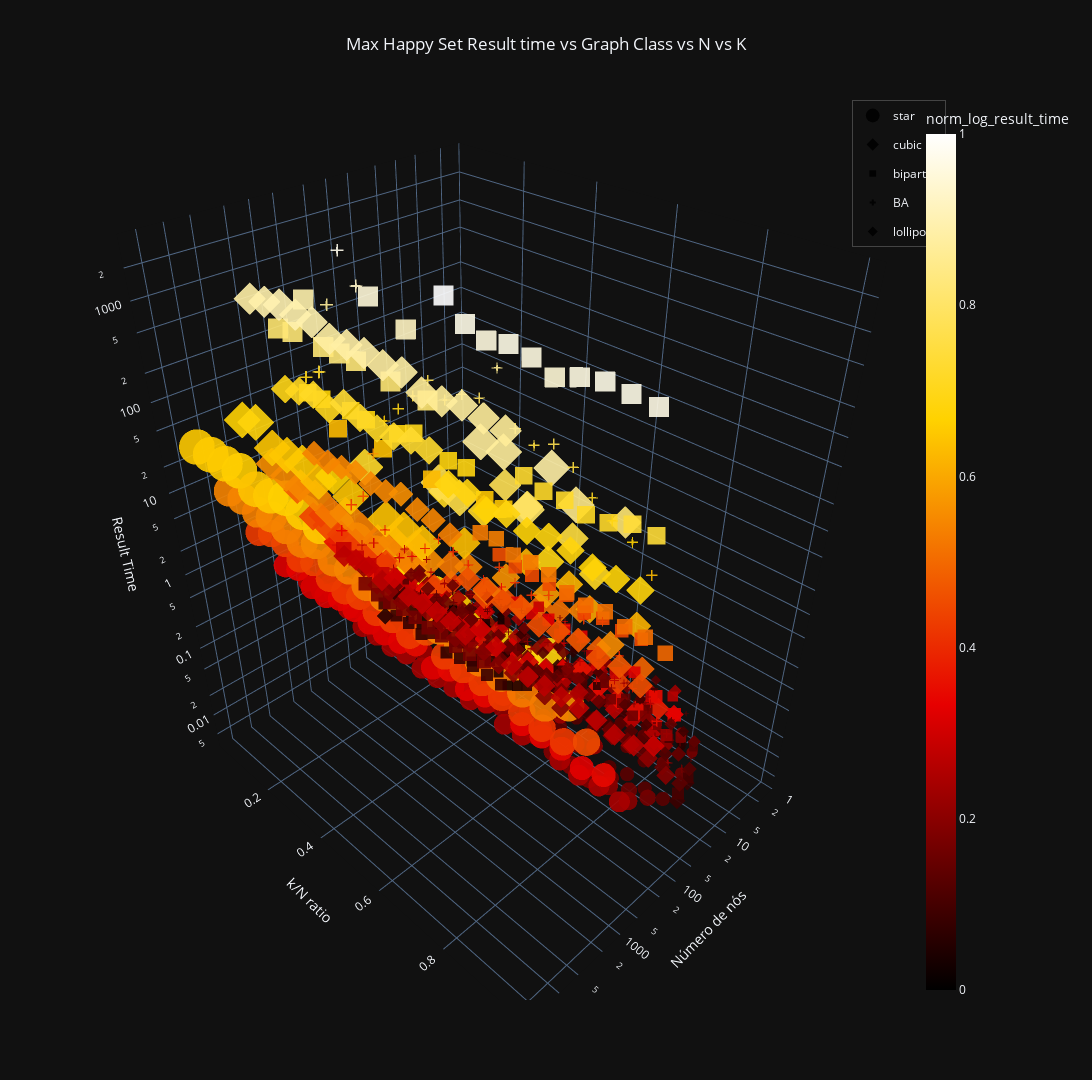

The notebook cell this image was saved under:
### Markdown cell above
# Análises Gráficas

### Code cell
# GraphsResults3()
# # GraphsResults4()
# # GraphsResults4_1()
# GraphsResults5()
# GraphsResults6p7()
# GraphsResults6p7_1()
# GraphsResults6p7_2()
# # GraphsResults6p7_4('cubic')
GraphsResults6p7_6_2()
# # GraphsResults8() # regen cubic graph doubles edged on 7

### Figure 1 — Plotly figure (JSON) as saved in the notebook; plotly's stock layout.template omitted (floating-point values rounded to 4 significant figures; data arrays with more than 128 entries replaced by an {"elided": "..."} marker saying what was removed)
{"data": [{"hovertemplate": "graph_class=star<br>Numero de nós=%{x}<br>k/N ratio=%{y}<br>Result Time=%{z}<br>log_n_+=%{marker.size}<br>norm_log_result_time=%{marker.color}<extra></extra>", "legendgroup": "star", "marker": {"color": {"elided": "239 float values"}, "coloraxis": "coloraxis", "line": {"width": 0}, "opacity": 0.9, "size": {"elided": "239 float values"}, "sizemode": "area", "sizeref": 0.03214, "symbol": "circle"}, "mode": "markers", "name": "star", "scene": "scene", "showlegend": true, "type": "scatter3d", "x": {"elided": "239 int values"}, "y": {"elided": "239 float values"}, "z": {"elided": "239 float values"}}, {"hovertemplate": "graph_class=cubic<br>Numero de nós=%{x}<br>k/N ratio=%{y}<br>Result Time=%{z}<br>log_n_+=%{marker.size}<br>norm_log_result_time=%{marker.color}<extra></extra>", "legendgroup": "cubic", "marker": {"color": {"elided": "198 float values"}, "coloraxis": "coloraxis", "line": {"width": 0}, "opacity": 0.9, "size": {"elided": "198 float values"}, "sizemode": "area", "sizeref": 0.03214, "symbol": "diamond"}, "mode": "markers", "name": "cubic", "scene": "scene", "showlegend": true, "type": "scatter3d", "x": {"elided": "198 int values"}, "y": {"elided": "198 float values"}, "z": {"elided": "198 float values"}}, {"hovertemplate": "graph_class=bipartite<br>Numero de nós=%{x}<br>k/N ratio=%{y}<br>Result Time=%{z}<br>log_n_+=%{marker.size}<br>norm_log_result_time=%{marker.color}<extra></extra>", "legendgroup": "bipartite", "marker": {"color": {"elided": "159 float values"}, "coloraxis": "coloraxis", "line": {"width": 0}, "opacity": 0.9, "size": {"elided": "159 float values"}, "sizemode": "area", "sizeref": 0.03214, "symbol": "square"}, "mode": "markers", "name": "bipartite", "scene": "scene", "showlegend": true, "type": "scatter3d", "x": {"elided": "159 int values"}, "y": {"elided": "159 float values"}, "z": {"elided": "159 float values"}}, {"hovertemplate": "graph_class=BA<br>Numero de nós=%{x}<br>k/N ratio=%{y}<br>Result Time=%{z}<br>log_n_+=%{marker.size}<br>norm_log_result_time=%{marker.color}<extra></extra>", "legendgroup": "BA", "marker": {"color": [0.06954, 0.08531, 0.0968, 0.07701, 0.08891, 0.146, 0.1883, 0.1365, 0.1475, 0.139, 0.07171, 0.08823, 0.1309, 0.1512, 0.1404, 0.1676, 0.1966, 0.2019, 0.2376, 0.1939, 0.1662, 0.1794, 0.1439, 0.1556, 0.1358, 0.07413, 0.09551, 0.1702, 0.1797, 0.2338, 0.1556, 0.1992, 0.1616, 0.1703, 0.2129, 0.1643, 0.2062, 0.245, 0.1761, 0.1848, 0.1827, 0.2242, 0.2123, 0.2469, 0.1919, 0.26, 0.2403, 0.2424, 0.198, 0.2274, 0.1933, 0.2292, 0.1473, 0.2018, 0.1706, 0.1499, 0.169, 0.2059, 0.279, 0.2336, 0.261, 0.2523, 0.2828, 0.2411, 0.2963, 0.3324, 0.3125, 0.2257, 0.3254, 0.2888, 0.2691, 0.2493, 0.2745, 0.2817, 0.272, 0.2272, 0.1688, 0.273, 0.2987, 0.3515, 0.3023, 0.3261, 0.366, 0.4088, 0.3995, 0.3891, 0.3764, 0.4265, 0.4125, 0.406, 0.4281, 0.3828, 0.4204, 0.4393, 0.3881, 0.3615, 0.2829, 0.22, 0.3339, 0.4164, 0.4548, 0.5681, 0.6535, 0.6937, 0.7339, 0.7783, 0.7563, 0.7815, 0.7899, 0.8568, 0.7658, 0.752, 0.7706, 0.7465, 0.7097, 0.687, 0.6677, 0.6274, 0.3527, 0.7016, 0.7271, 0.8682, 0.9754, 0.926], "coloraxis": "coloraxis", "line": {"width": 0}, "opacity": 0.9, "size": [1.69, 1.69, 1.69, 2.197, 2.197, 2.197, 2.197, 2.197, 2.197, 2.197, 2.856, 2.856, 2.856, 2.856, 2.856, 2.856, 2.856, 2.856, 2.856, 2.856, 2.856, 2.856, 2.856, 2.856, 2.856, 3.713, 3.713, 3.713, 3.713, 3.713, 3.713, 3.713, 3.713, 3.713, 3.713, 3.713, 3.713, 3.713, 3.713, 3.713, 3.713, 3.713, 3.713, 3.713, 3.713, 3.713, 3.713, 3.713, 3.713, 3.713, 3.713, 3.713, 3.713, 3.713, 3.713, 3.713, 4.827, 4.827, 4.827, 4.827, 4.827, 4.827, 4.827, 4.827, 4.827, 4.827, 4.827, 4.827, 4.827, 4.827, 4.827, 4.827, 4.827, 4.827, 4.827, 4.827, 4.827, 6.275, 6.275, 6.275, 6.275, 6.275, 6.275, 6.275, 6.275, 6.275, 6.275, 6.275, 6.275, 6.275, 6.275, 6.275, 6.275, 6.275, 6.275, 6.275, 6.275, 6.275, 8.157, 8.157, 8.157, 8.157, 8.157, 8.157, 8.157, 8.157, 8.157, 8.157, 8.157, 8.157, 8.157, 8.157, 8.157, 8.157, 8.157, 8.157, 8.157, 8.157, 8.157, 10.6, 10.6, 10.6, 10.6, 10.6], "sizemode": "area", "sizeref": 0.03214, "symbol": "cross"}, "mode": "markers", "name": "BA", "scene": "scene", "showlegend": true, "type": "scatter3d", "x": [4, 4, 4, 8, 8, 8, 8, 8, 8, 8, 16, 16, 16, 16, 16, 16, 16, 16, 16, 16, 16, 16, 16, 16, 16, 32, 32, 32, 32, 32, 32, 32, 32, 32, 32, 32, 32, 32, 32, 32, 32, 32, 32, 32, 32, 32, 32, 32, 32, 32, 32, 32, 32, 32, 32, 32, 64, 64, 64, 64, 64, 64, 64, 64, 64, 64, 64, 64, 64, 64, 64, 64, 64, 64, 64, 64, 64, 128, 128, 128, 128, 128, 128, 128, 128, 128, 128, 128, 128, 128, 128, 128, 128, 128, 128, 128, 128, 128, 256, 256, 256, 256, 256, 256, 256, 256, 256, 256, 256, 256, 256, 256, 256, 256, 256, 256, 256, 256, 256, 512, 512, 512, 512, 512], "y": [0.25, 0.5, 0.75, 0.125, 0.25, 0.375, 0.5, 0.625, 0.75, 0.875, 0.062, 0.125, 0.188, 0.25, 0.312, 0.375, 0.438, 0.5, 0.562, 0.625, 0.688, 0.75, 0.812, 0.875, 0.938, 0.031, 0.062, 0.094, 0.125, 0.156, 0.188, 0.219, 0.25, 0.281, 0.312, 0.344, 0.375, 0.406, 0.438, 0.469, 0.5, 0.531, 0.562, 0.594, 0.625, 0.656, 0.688, 0.719, 0.75, 0.781, 0.812, 0.844, 0.875, 0.906, 0.938, 0.969, 0.047, 0.094, 0.141, 0.188, 0.234, 0.281, 0.328, 0.375, 0.422, 0.469, 0.516, 0.562, 0.609, 0.656, 0.703, 0.75, 0.797, 0.844, 0.891, 0.938, 0.984, 0.047, 0.094, 0.141, 0.188, 0.234, 0.281, 0.328, 0.375, 0.422, 0.469, 0.516, 0.562, 0.609, 0.656, 0.703, 0.75, 0.797, 0.844, 0.891, 0.938, 0.984, 0.047, 0.094, 0.141, 0.188, 0.234, 0.281, 0.328, 0.375, 0.422, 0.469, 0.516, 0.562, 0.609, 0.656, 0.703, 0.75, 0.797, 0.844, 0.891, 0.938, 0.984, 0.049, 0.098, 0.146, 0.195, 0.244], "z": [0.0207, 0.02527, 0.02923, 0.02275, 0.02645, 0.05443, 0.09296, 0.0483, 0.05548, 0.04981, 0.02128, 0.02622, 0.04498, 0.05815, 0.05072, 0.07154, 0.1032, 0.1105, 0.1735, 0.09986, 0.07032, 0.08306, 0.05303, 0.06152, 0.04785, 0.02194, 0.02875, 0.07399, 0.08338, 0.1654, 0.06147, 0.1067, 0.06634, 0.07406, 0.127, 0.06863, 0.1166, 0.1906, 0.07967, 0.08899, 0.08661, 0.1465, 0.126, 0.1951, 0.09738, 0.2304, 0.1794, 0.1843, 0.1051, 0.1525, 0.09908, 0.156, 0.05536, 0.1103, 0.07432, 0.05719, 0.07283, 0.1162, 0.293, 0.1648, 0.2332, 0.209, 0.3072, 0.1813, 0.3646, 0.5758, 0.4476, 0.1492, 0.5268, 0.3318, 0.2585, 0.2013, 0.2769, 0.3031, 0.268, 0.1521, 0.07264, 0.2716, 0.3759, 0.7332, 0.3932, 0.5312, 0.8808, 1.512, 1.344, 1.179, 1.004, 1.893, 1.585, 1.461, 1.93, 1.088, 1.752, 2.226, 1.164, 0.8317, 0.3076, 0.1389, 0.5866, 1.666, 2.707, 11.35, 33.42, 55.56, 92.4, 162.0, 122.7, 168.8, 187.6, 437.6, 138.4, 116.2, 147.0, 108.4, 68.07, 51.04, 40.03, 24.04, 0.7438, 61.46, 84.86, 505.3, 1961.0, 1050.0]}, {"hovertemplate": "graph_class=lollipop<br>Numero de nós=%{x}<br>k/N ratio=%{y}<br>Result Time=%{z}<br>log_n_+=%{marker.size}<br>norm_log_result_time=%{marker.color}<extra></extra>", "legendgroup": "lollipop", "marker": {"color": {"elided": "174 float values"}, "coloraxis": "coloraxis", "line": {"width": 0}, "opacity": 0.9, "size": {"elided": "174 float values"}, "sizemode": "area", "sizeref": 0.03214, "symbol": "diamond"}, "mode": "markers", "name": "lollipop", "scene": "scene", "showlegend": true, "type": "scatter3d", "x": {"elided": "174 int values"}, "y": {"elided": "174 float values"}, "z": {"elided": "174 float values"}}], "layout": {"coloraxis": {"colorbar": {"title": {"text": "norm_log_result_time"}}, "colorscale": [[0, "rgb(0,0,0)"], [0.3333, "rgb(230,0,0)"], [0.6667, "rgb(255,210,0)"], [1, "rgb(255,255,255)"]]}, "height": 1080, "hovermode": "closest", "legend": {"borderwidth": 1, "title": {"font": {"size": 12}}, "x": 0.94, "y": 1}, "scene": {"xaxis": {"range": [0, 4.5], "title": {"text": "Número de nós"}, "type": "log"}, "yaxis": {"title": {"text": "k/N ratio"}, "type": "linear"}, "zaxis": {"range": [-2.5, 3.6], "title": {"text": "Result Time"}, "type": "log"}}, "title": {"text": "Max Happy Set Result time vs Graph Class vs N vs K", "x": 0.5, "xanchor": "center"}, "width": 1800}}
